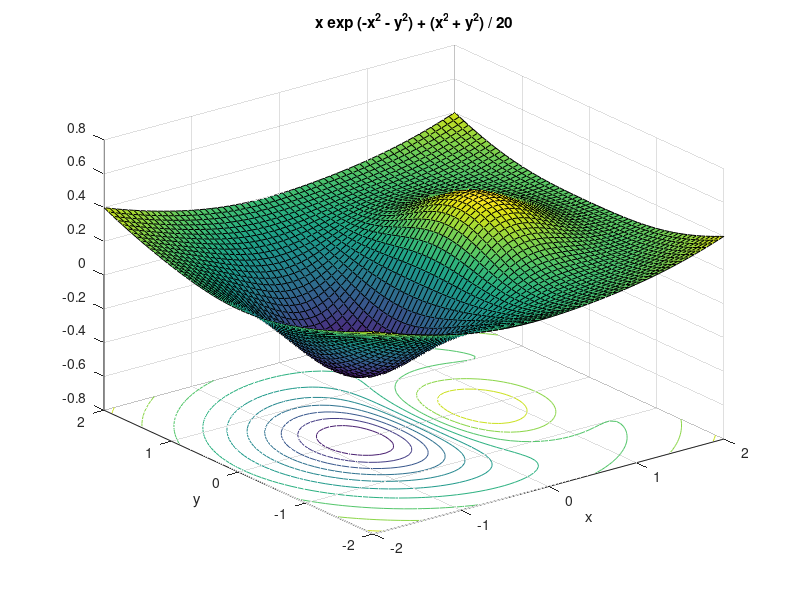

Source code (MATLAB): (Note: this script raises an error after producing the figure.)
%% This example is available at http://www.mathworks.com/help/optim/examples/tutorial-for-the-optimization-toolbox.html?prodcode=ML

% Consider the problem of finding a minimum of the function:
f = @(x,y) x.*exp(-x.^2-y.^2)+(x.^2+y.^2)/20;

% Plot the function to get an idea of where it is minimized
% The plot shows that the minimum is near the point (-1/2,0).
ezsurfc(f,[-2,2])

% define the objective function to minimize
fun = @(x) f(x(1),x(2));

% Take a guess at the solution:
x0 = [-.5; 0];

% Set optimization options to not use fminunc's default large-scale 
% algorithm, since that algorithm requires the objective function gradient 
% to be provided:
options = optimoptions('fminunc','Algorithm','quasi-newton');

% Call fminunc, an unconstrained nonlinear minimizer:
[x, fval, exitflag, output] = fminunc(fun,x0,options);

% The solver found a solution at:
uncx = x

% The function value at the solution is:
uncf = fval